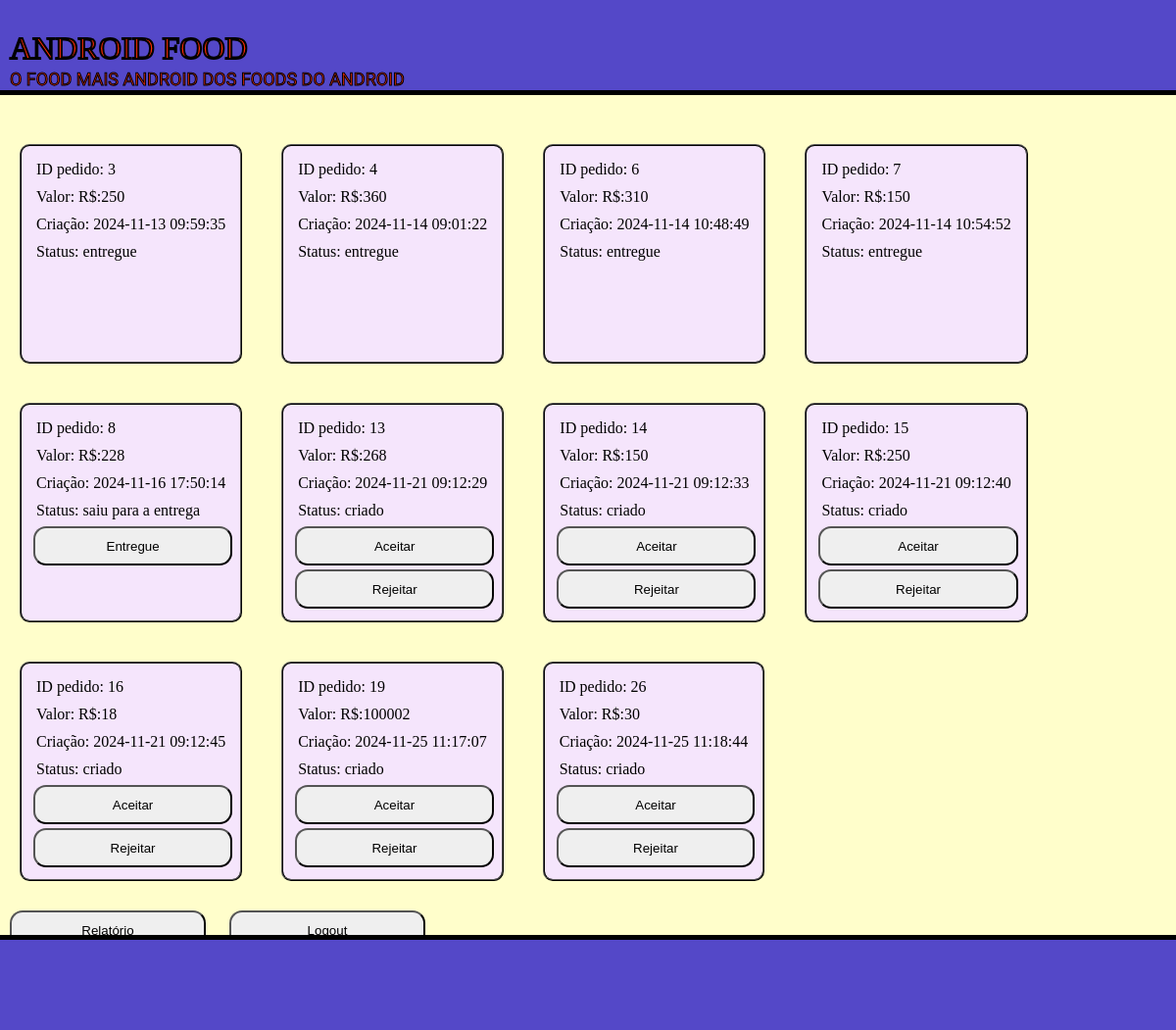
The app's page /restaurante (signed in) with its own data.
### tables this page shows
CREATE TABLE venda(
                            pk_venda INTEGER PRIMARY KEY NOT NULL,
                            valor NUMERIC CHECK (valor > 0) NOT NULL,
                            pk_usuario INTEGER REFERENCES usuario NOT NULL,
                            pk_restaurante INTEGER REFERENCES restaurante NOT NULL,
                            criacao DATE DEFAULT(datetime('now', 'localtime')),
                            status VARCHAR(50) DEFAULT "criado"
                            );

### main.py (the view)
@app.route('/restaurante', methods=['GET','POST'])
def restaurante():
    if (session.get('login') == None or session['login'] == False) or (session.get('restaurante') == None or session['restaurante'] == False):
        return index()
    vendas = database.consulta_pedidos(session['pk'])
    pedidos = []
    for venda in vendas:
        if venda[4] != "cancelado" or venda[4] == "entregue":
            pedido = {
                        "pk": venda[0],
                        "valor": venda[1],
                        "pk_usuario": venda[2],
                        "criacao": venda[3],
                        "status": venda[4]
                    }
            pedidos.append(pedido)
    session['pedidos'] = pedidos
    return render_template("restaurante.jinja",nome = session['nome'],pedidos = session['pedidos'])

### database/database.py (called while the page is built)
    def consulta_pedidos(self,pk_restaurante): # Consulta os pedidos de um restaurante
        sql = f'SELECT pk_venda,valor,pk_usuario,criacao,status FROM venda WHERE pk_restaurante = ?;'
        result = self.conexao.execute(sql,(pk_restaurante,))
        return result.fetchall()

### templates/restaurante.jinja (shortened to what this page needs)
<!DOCTYPE html>
<html lang="pt-BR">
  <head>
    <link rel="stylesheet" href="{{ url_for('static',filename='styles/restaurante.css') }}" >
  </head>
  <body>
    <header class="header">
      <h1>ANDROID FOOD</h1>
      <p>O FOOD MAIS ANDROID DOS FOODS DO ANDROID</p>
    </header>
    {% if pedidos[0] is none %}
      <section class="pedidos">
        <p>Nenhum pedido</p>
      </section>
    {% else %}
      <section class="pedidos">
        {% for pedido in pedidos%}
        <div class="pedido">
          <p class="id">ID pedido: {{ pedido["pk"] }}</p>
          <p class="valor">Valor: R$:{{ pedido["valor"] }}</p>
          <p class="criacao">Criação: {{ pedido["criacao"] }}</p>
          <p class="status">Status: {{ pedido["status"] }}</p>
          {% if pedido["status"] == "criado" %}
           <a href="{{ url_for('aceitar', pk=pedido['pk']) }}"> <button>Aceitar</button></a>
            <a href="{{ url_for('rejeitar', pk=pedido['pk']) }}"><button>Rejeitar</button></a>
          {% elif pedido["status"] == "aceito" %}
            <a href="{{ url_for('entrega', pk=pedido['pk']) }}"><button>Saiu para a entrega</button></a>
          {% elif pedido["status"] == "saiu para a entrega" %}
            <a href="{{ url_for('entregue', pk=pedido['pk']) }}"><button>Entregue</button></a>
          {% endif %}
        </div>
        {% endfor %}
      </section>
    {% endif %}
    <a href="{{ url_for('relatorio') }}"><button class="util-button">Relatório</button></a>
    <a href="{{ url_for('logout') }}"><button class="util-button">Logout</button></a>
    <footer class="footer">
    </footer>
  </body>
</html>

### static/styles/restaurante.css (style rules this page uses)
body { margin: 0; background-color: #fffecb; margin-bottom: 9vh; width: 100%; max-width: 100%; }
.header { width: calc(100% - 20px); height: 9vh; padding: 10px; background-color: #5448c8; margin-bottom: 30px; border-bottom: 5px solid black; max-width: 100%; }
.header h1 { font-family: "Alfa Slab One", serif; font-weight: 400; font-style: normal; color: #ff2e00; -webkit-text-stroke: 2px black; margin-bottom: 2px; }
.header p { font-family: "Racing Sans One", sans-serif; font-weight: 400; font-style: normal; font-size: large; color: #ff2e00; -webkit-text-stroke: 1px black; margin-top: 0; }
.pedidos { display: flex; justify-content: flex-start; flex-wrap: wrap; }
.pedido { display: flex; flex-direction: column; border: 2px ridge black; border-radius: 10px; padding: 10px; background-color: #f5e5fc; height: 200px; margin: 20px; }
.pedido p { margin: 5px; }
.pedido button { border-radius: 13px; height: 40px; margin: 2px; width: 100%; }
a { text-decoration: none; }
.util-button { border-radius: 13px; margin: 10px; width: 200px; height: 40px; }
.footer { width: 100%; height: 9vh; background-color: #5448c8; position: fixed; bottom: 0; padding: 10px; margin-top: 30px; border-top: 5px solid black; max-width: 100%; }

### records on screen
venda: pk "3", valor "250", criacao "2024-11-13 09:59:35", status "entregue"
venda: pk "4", valor "360", criacao "2024-11-14 09:01:22", status "entregue"
venda: pk "6", valor "310", criacao "2024-11-14 10:48:49", status "entregue"
venda: pk "7", valor "150", criacao "2024-11-14 10:54:52", status "entregue"
venda: pk "8", valor "228", criacao "2024-11-16 17:50:14", status "saiu para a entrega"
venda: pk "13", valor "268", criacao "2024-11-21 09:12:29", status "criado"
venda: pk "14", valor "150", criacao "2024-11-21 09:12:33", status "criado"
venda: pk "15", valor "250", criacao "2024-11-21 09:12:40", status "criado"
venda: pk "16", valor "18", criacao "2024-11-21 09:12:45", status "criado"
venda: pk "19", valor "100002", criacao "2024-11-25 11:17:07", status "criado"
venda: pk "26", valor "30", criacao "2024-11-25 11:18:44", status "criado"
